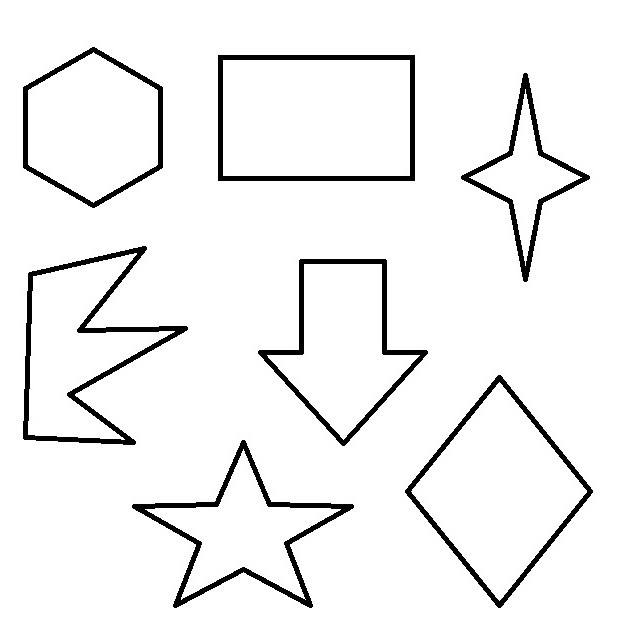
#> input picture Submission/210002083_Vishal_A3/3/corner.jpg, 626 x 638 px
$ jupyter execute 3.ipynb   (older library calls are emulated)
#> lines starting #> are read from the running program, lines starting #| are printed output that depends on the picture; after the words box and inside, x2 and y2 are one past the last pixel; in counts of white or black regions, pixels touching at a corner belong together
#> further down, image is the input picture: shape (638, 626, 3); min 0, max 255, mean 241.2
[cell 1]
import numpy as np
import cv2
import matplotlib.pyplot as plt
import os

def my_harris_corner_detector(image, k=0.04, window_size=3, threshold=0.01):
    """
    Custom implementation of Harris corner detection
    """
#> called with k = 0.04, window_size = 3, threshold = 0.02
    # Convert to grayscale if needed
    if len(image.shape) == 3:
        gray = cv2.cvtColor(image, cv2.COLOR_BGR2GRAY)
    else:
        gray = image.copy()

    gray = np.float32(gray)

    # Step 1: Compute gradients
    Ix = cv2.Sobel(gray, cv2.CV_64F, 1, 0, ksize=3)
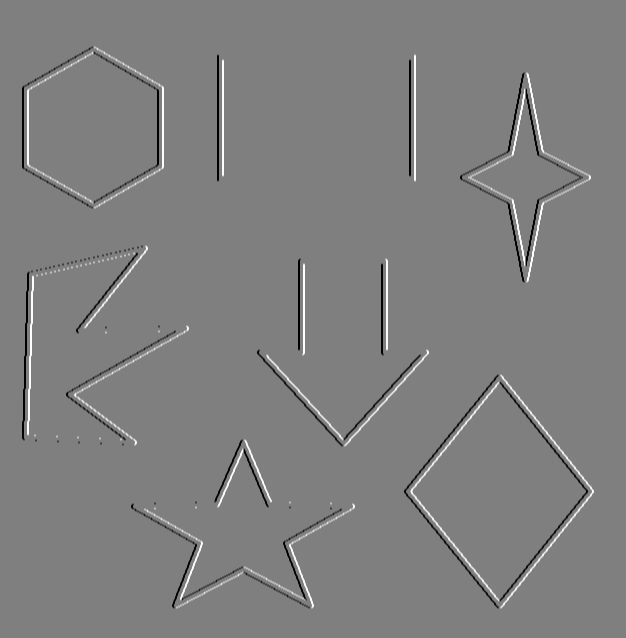
#> Ix: shape (638, 626) float64; min -1020, max 1020, mean 0; drawn with min black and max white
    Iy = cv2.Sobel(gray, cv2.CV_64F, 0, 1, ksize=3)
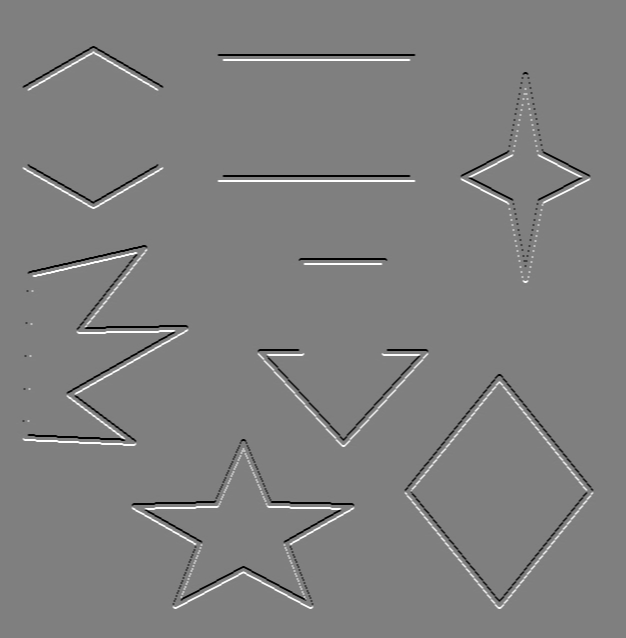
#> Iy: shape (638, 626) float64; min -1020, max 1020, mean 0; drawn with min black and max white

    # Step 2: Compute products of derivatives
    Ix2 = Ix * Ix
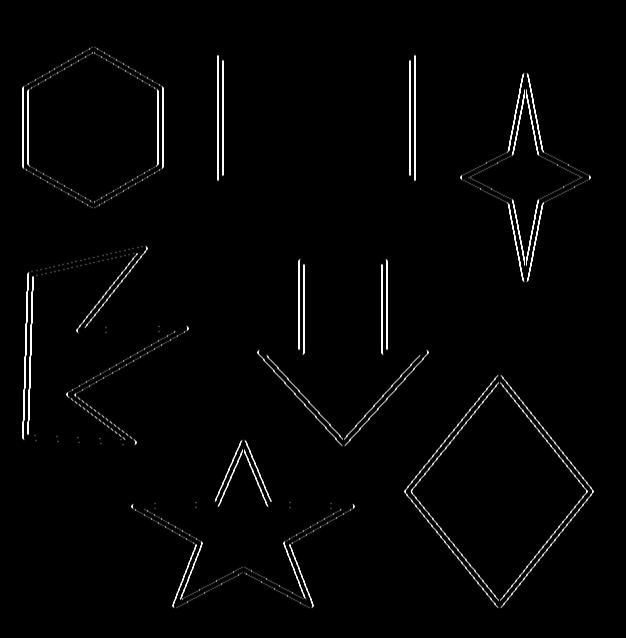
#> Ix2: shape (638, 626) float64; min 0, max 1040400, mean 19776.9; drawn with min black and max white
    Iy2 = Iy * Iy
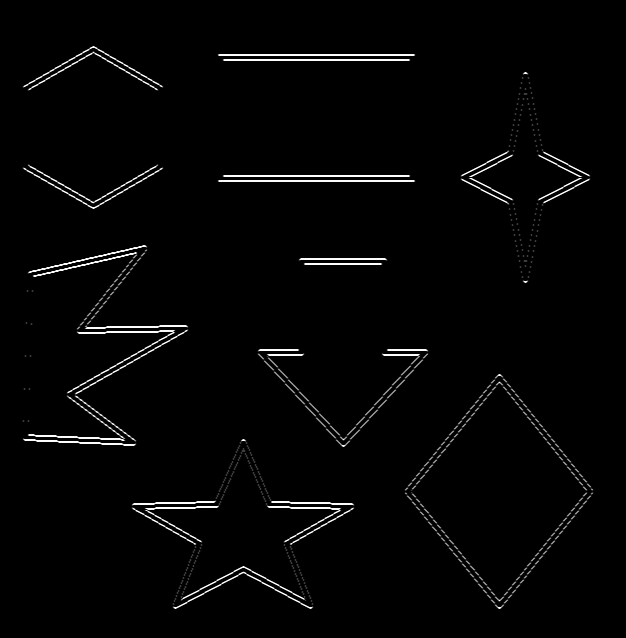
#> Iy2: shape (638, 626) float64; min 0, max 1040400, mean 21215.1; drawn with min black and max white
    Ixy = Ix * Iy
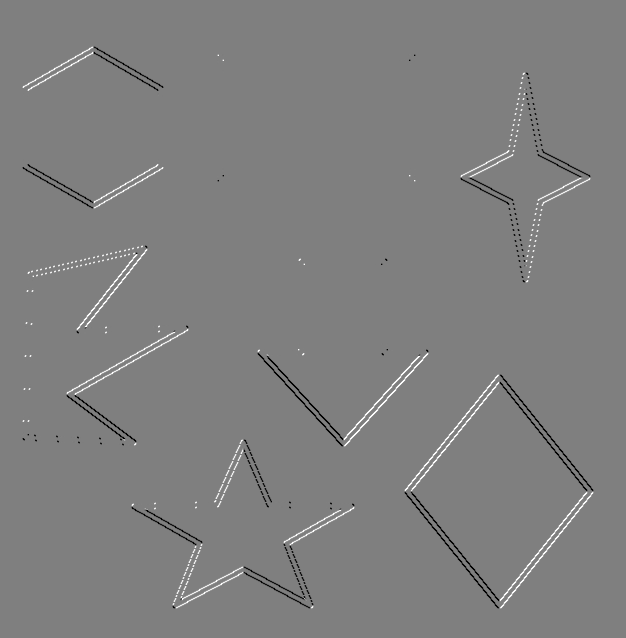
#> Ixy: shape (638, 626) float64; min -585225, max 585200, mean 758; drawn with min black and max white

    # Step 3: Compute sums of products of derivatives using a window
    offset = window_size // 2
    height, width = gray.shape
#> height = 638; width = 626
    R = np.zeros_like(gray)

    for y in range(offset, height - offset):
        for x in range(offset, width - offset):
            # Window sums
            Sx2 = np.sum(Ix2[y-offset:y+offset+1, x-offset:x+offset+1])
            Sy2 = np.sum(Iy2[y-offset:y+offset+1, x-offset:x+offset+1])
            Sxy = np.sum(Ixy[y-offset:y+offset+1, x-offset:x+offset+1])

            # Harris response
            det = (Sx2 * Sy2) - (Sxy ** 2)
            trace = Sx2 + Sy2
            R[y, x] = det - k * (trace ** 2)
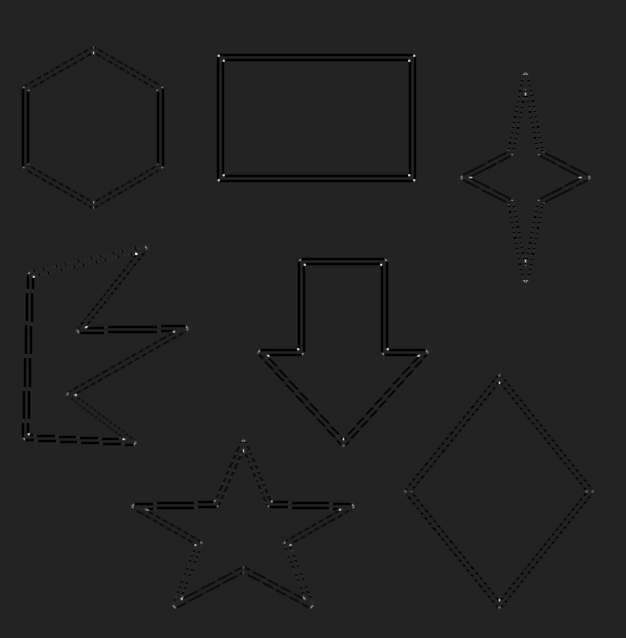
#> R: shape (638, 626) float32; min -1.56e+12, max 9.52e+12, mean -4.16e+10; drawn with min black and max white

    # Step 4: Normalize and threshold
    R = (R - R.min()) / (R.max() - R.min())
    corners = np.zeros_like(R)
    corners[R > threshold] = 255

    # Step 5: Non-maximum suppression
    # Find local maxima
    corners_nms = np.zeros_like(corners)
    for y in range(offset, height - offset):
        for x in range(offset, width - offset):
            if corners[y, x] == 255:
                local_patch = R[y-offset:y+offset+1, x-offset:x+offset+1]
                if R[y, x] == np.max(local_patch):
                    corners_nms[y, x] = 255
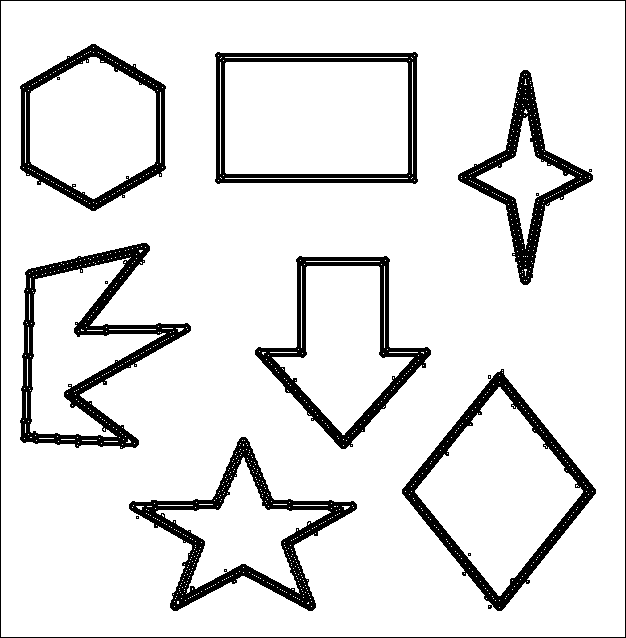
#> corners_nms: shape (638, 626) float32; 89% white; 11 black regions (3 under 20 px), largest, box (x1, y1, x2, y2) and area: (20, 243, 191, 449) 7721, (129, 437, 357, 611) 7096, (402, 369, 596, 611) 6266

    return corners_nms

# Load the image
image = cv2.imread('corner.jpg')
gray = cv2.cvtColor(image, cv2.COLOR_BGR2GRAY)

# Custom corner detection
custom_corners = my_harris_corner_detector(gray, threshold=0.02)

# OpenCV's Harris corner detection
cv_corners = np.zeros_like(gray)
dst = cv2.cornerHarris(gray, blockSize=2, ksize=3, k=0.04)
cv_corners[dst > 0.01 * dst.max()] = 255

# Create output directory
output_dir = './'
if not os.path.exists(output_dir):
    os.makedirs(output_dir)

# Plot results
plt.figure(figsize=(15, 5))

plt.subplot(1, 3, 1)
plt.imshow(cv2.cvtColor(image, cv2.COLOR_BGR2RGB))
plt.title('Original Image')
plt.axis('off')

plt.subplot(1, 3, 2)
plt.imshow(cv2.cvtColor(image, cv2.COLOR_BGR2RGB))
plt.imshow(custom_corners, cmap='gray', alpha=0.5)
plt.title('Custom Corner Detection')
plt.axis('off')

plt.subplot(1, 3, 3)
plt.imshow(cv2.cvtColor(image, cv2.COLOR_BGR2RGB))
plt.imshow(cv_corners, cmap='gray', alpha=0.5)
plt.title('OpenCV Corner Detection')
plt.axis('off')

plt.tight_layout()
plt.savefig(os.path.join(output_dir, 'corner_comparison.png'))
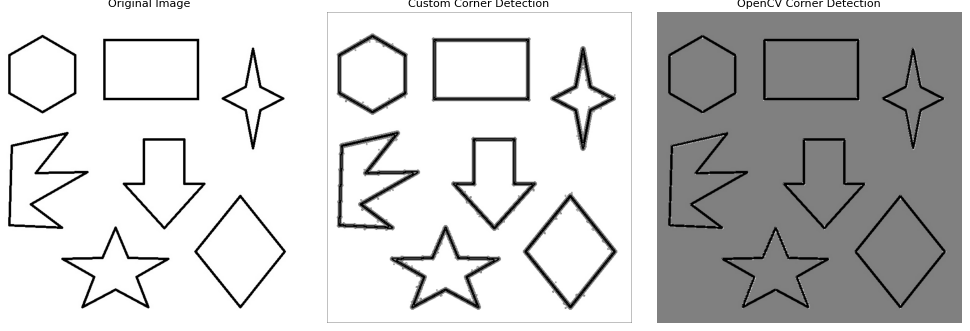
#> figure drawn by matplotlib, 3 panels
plt.show()

# Save individual results
cv2.imwrite(os.path.join(output_dir, 'original.jpg'), image)
cv2.imwrite(os.path.join(output_dir, 'custom_corners.jpg'), custom_corners)
cv2.imwrite(os.path.join(output_dir, 'opencv_corners.jpg'), cv_corners)
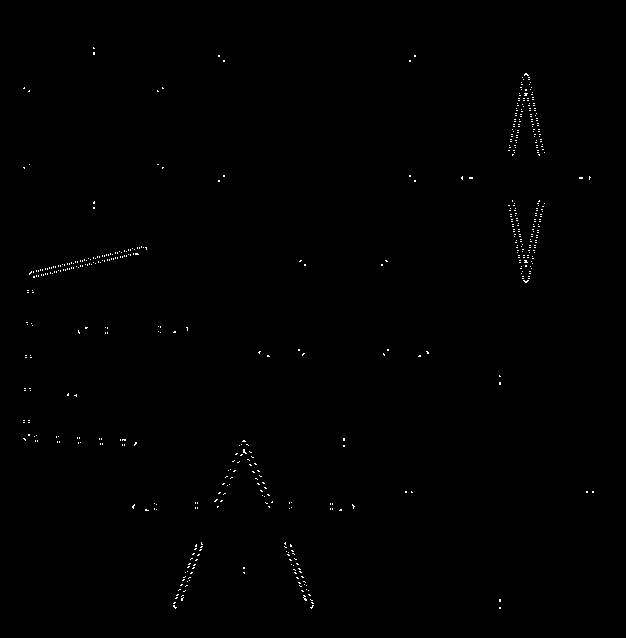
#> saved as opencv_corners.jpg: shape (638, 626); 0.34% white in thin lines or dots, all inside (x1, y1, x2, y2) = (23, 47, 594, 609)
